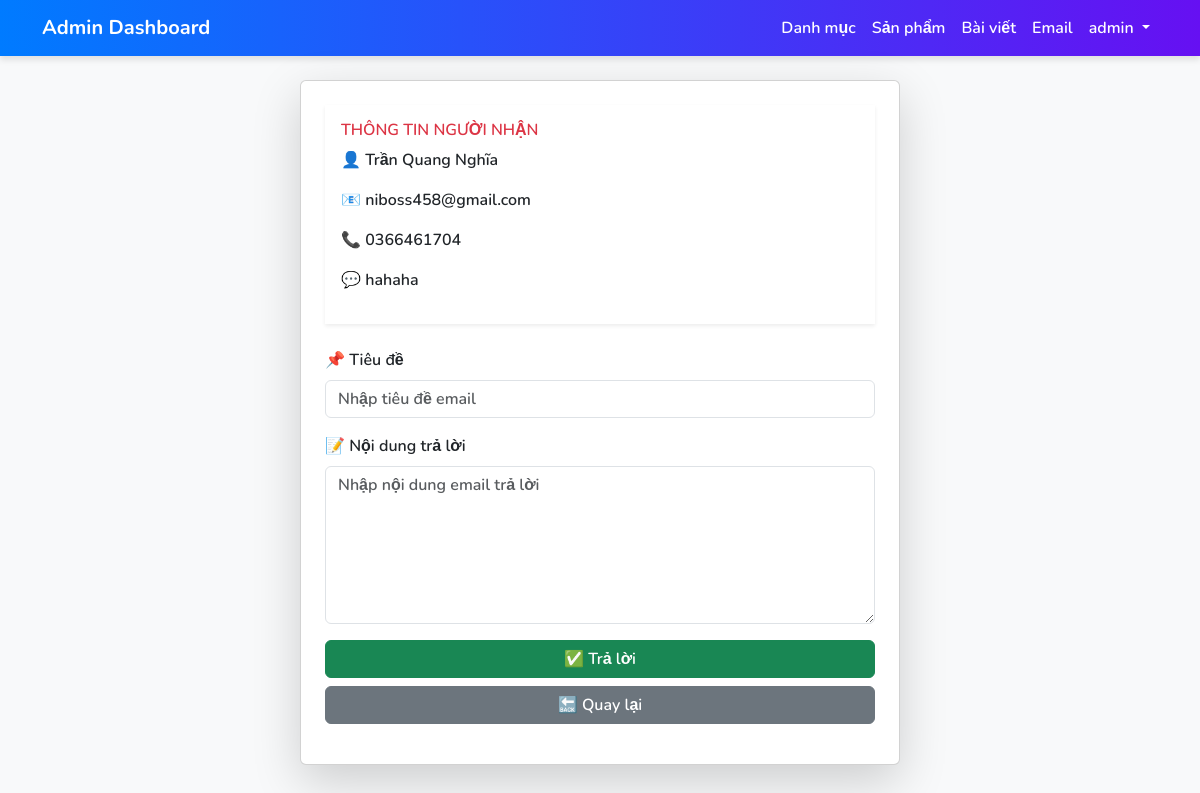
Screenshot of /admin/edit-email.php?id=3 (signed in) with the database file from the repository.
### tables this page shows
CREATE TABLE `emails` (
  `id` int NOT NULL,
  `name` varchar(200) NOT NULL,
  `email` varchar(200) NOT NULL,
  `phone` varchar(200) NOT NULL,
  `content` varchar(9999) NOT NULL,
  `created_at` datetime DEFAULT NULL
);

### admin/edit-email.php (the view, shortened to what this page needs)
<?php
include '../config/db.php';
include './includes/nav.php';
$id = $_GET['id'];
$result = $conn->query("SELECT * FROM emails WHERE id = $id");
$email = $result->fetch_assoc();
?>
<!DOCTYPE html>
<html lang="vi">
<head>
    <link href="https://cdn.jsdelivr.net/npm/bootstrap@5.3.0/dist/css/bootstrap.min.css" rel="stylesheet">
    <link rel="stylesheet" href="./css/style.css">
</head>
<body>
<div class="container mt-4">
    <div class="card shadow-lg p-4 mx-auto" style="max-width: 600px;">
        <div class="shadow-sm mb-4 p-3">
            <h6 class="text-uppercase font-weight-bold text-danger">Thông tin người nhận</h6>
            <p>👤 <?= $email['name'] ?></p>
            <p>📧 <?= $email['email'] ?></p>
            <p>📞 <?= $email['phone'] ?></p>
            <p>💬 <?= $email['content'] ?></p>
        </div>
        <form action="" method="post" onsubmit="return validateForm()">
            <div class="mb-3">
                <label class="form-label">📌 Tiêu đề</label>
                <input type="text" class="form-control" name="title" placeholder="Nhập tiêu đề email">
            </div>
            <div class="mb-3">
                <label class="form-label">📝 Nội dung trả lời</label>
                <textarea name="content" class="form-control" rows="6" placeholder="Nhập nội dung email trả lời" id=""></textarea>
            </div>
            <button type="submit" class="btn btn-success w-100">✅ Trả lời</button>
            <a href="list-email.php" class="btn btn-secondary w-100 mt-2">🔙 Quay lại</a>
        </form>
    </div>
</div>
</body>
</html>

### admin/css/style.css (style rules this page uses)
* { font-family: "Nunito", sans-serif; font-weight: 600 !important; }
body { background-color: #f8f9fa; }

### rows the page displays
emails: name "Trần Quang Nghĩa", email "niboss458@gmail.com", phone "0366461704", content "hahaha"

### other values shown
$_SESSION['admin_username'] "admin"
